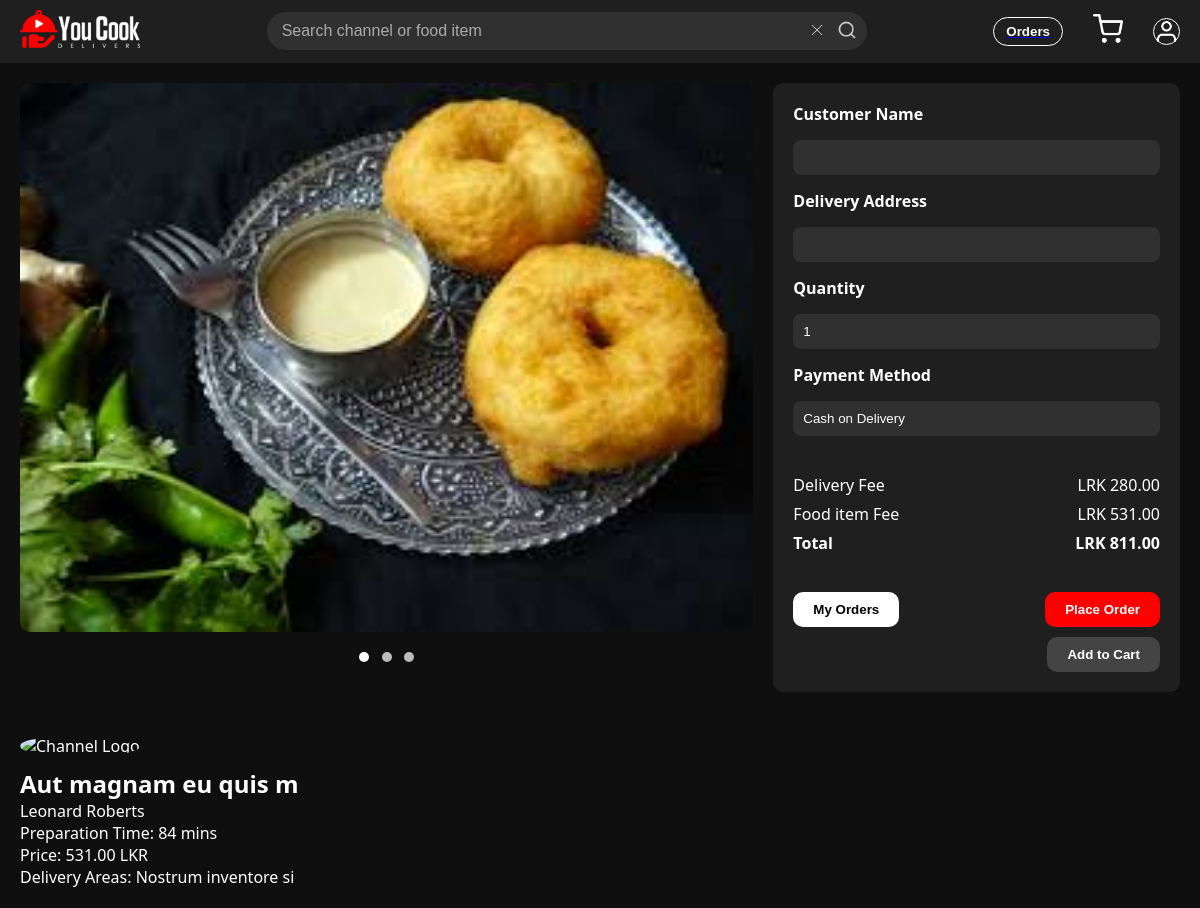
Page /placeOrder.php?recipe_id=27 on the committed database.
### tables this page shows
CREATE TABLE `recipe` (
  `Recipe_ID` int NOT NULL AUTO_INCREMENT,
  `Recipe_title` varchar(100) DEFAULT NULL,
  `Recipe_description` text,
  `ytLink` varchar(255) DEFAULT NULL,
  `Preparation_time` int DEFAULT NULL,
  `Price` decimal(10,2) DEFAULT NULL,
  `Delivery_areas` varchar(255) DEFAULT NULL,
  `thumbnail` varchar(255) DEFAULT NULL,
  `Dish_image_1` varchar(255) DEFAULT NULL,
  `Dish_image_2` varchar(255) DEFAULT NULL,
  `Dish_image_3` varchar(255) DEFAULT NULL,
  `Creator_ID` int DEFAULT NULL,
  PRIMARY KEY (`Recipe_ID`),
  KEY `Creator_ID` (`Creator_ID`),
  CONSTRAINT `Creator_ID` FOREIGN KEY (`Creator_ID`) REFERENCES `creatorregister` (`Creator_ID`)
);

CREATE TABLE `creatorregister` (
  `Creator_ID` int NOT NULL AUTO_INCREMENT,
  `Name` varchar(100) DEFAULT NULL,
  `Email` varchar(100) DEFAULT NULL,
  `Phone_number` varchar(20) DEFAULT NULL,
  `Password` varchar(100) DEFAULT NULL,
  `Channel_name` varchar(100) DEFAULT NULL,
  `Channel_link` varchar(255) DEFAULT NULL,
  `Number_of_subscribers` int DEFAULT NULL,
  `Number_of_recipes` int DEFAULT NULL,
  `Location` varchar(100) DEFAULT NULL,
  `logo` varchar(100) DEFAULT NULL,
  PRIMARY KEY (`Creator_ID`),
  UNIQUE KEY `Email` (`Email`)
);

### placeOrder.php (the view, shortened to what this page needs)
<?php
include "connection.php";
$recipe_id = $_GET['recipe_id'] ?? ($_POST['recipe_id'] ?? null);
$recipe = $viewer = null;
if ($recipe_id) {
    $stmt = $conn->prepare("SELECT * FROM Recipe r JOIN creatorRegister c ON r.Creator_ID = c.Creator_ID WHERE r.Recipe_ID = ?");
    $stmt->bind_param("i", $recipe_id);
    $stmt->execute();
    $result = $stmt->get_result();
    $recipe = $result->fetch_assoc();
}
?>
<!DOCTYPE html>
<html lang="en">
<head>
  <link rel="stylesheet" href="../YCD/css/placeOrder.css" />
</head>
<body>
<header>
  <div class="logo"><img src="../YCD/images/logo3.png" alt="You Cook Logo"/></div>
  <div class="search-bar">
    <input type="text" placeholder="Search channel or food item" />
    <button class="clear"><img src="../YCD/images/close.png" alt="Clear" /></button>
    <button class="search-btn"><img src="../YCD/images/search.png" alt="Search" /></button>
  </div>
  <div class="ordercart">
    <div class="orderBtn"><a href="orders.php"><button>Orders</button></a></div>
    <div class="cart"><a href="cart.php"><img src="../YCD/images/cart.png" alt="cart" /></a></div>
    <div class="profile"><button><img src="../YCD/images/user.png" alt="User Icon" /></button></div>
  </div>
</header>
<main>
  <section class="main-section">
    <div class="left-section">
      <div class="slideshow-container">
        <?php for ($i = 1; $i <= 3; $i++): ?>
          <?php if (!empty($recipe["Dish_image_$i"])): ?>
            <div class="slide fade"><img src="<?= htmlspecialchars($recipe["Dish_image_$i"]) ?>" /></div>
          <?php endif; ?>
        <?php endfor; ?>
        <div class="dots">
          <?php for ($i = 1; $i <= 3; $i++): ?>
            <?php if (!empty($recipe["Dish_image_$i"])): ?>
              <span class="dot" onclick="currentSlide(<?= $i ?>)"></span>
            <?php endif; ?>
          <?php endfor; ?>
        </div>
      </div>
      <div class="video-details">
        <div class="channel-logo">
          <img src="<?= htmlspecialchars($recipe['logo']) ?>" alt="Channel Logo" />
        </div>
        <div class="video-info">
          <h2><?= htmlspecialchars($recipe['Recipe_title']) ?></h2>
          <p><?= htmlspecialchars($recipe['Channel_name']) ?></p>
          <p>Preparation Time: <?= $recipe['Preparation_time'] ?> mins</p>
          <p>Price: <span id="itemPrice"><?= $recipe['Price'] ?></span> LKR</p>
          <p>Delivery Areas: <?= htmlspecialchars($recipe['Delivery_areas']) ?></p>
        </div>
      </div>
    </div>
    <div class="right-section">
      <form class="order-form" method="POST" onsubmit="return confirmOrder()" id="orderForm">
        <label>Customer Name</label>
        <input type="text" value="<?= htmlspecialchars($viewer['Name'] ?? '') ?>" disabled />
        <label>Delivery Address</label>
        <input type="text" value="<?= htmlspecialchars($viewer['Address'] ?? '') ?>" disabled />
        <label>Quantity</label>
        <select id="quantity" name="quantity" onchange="calculateTotal()">
          <option value="1" selected>1</option>
        </select>
        <label>Payment Method</label>
        <input type="text" value="Cash on Delivery" disabled />
        <div class="price-summary">
          <p>Delivery Fee <span>LRK 280.00</span></p>
          <p>Food item Fee <span id="foodItemFee">LRK <?= number_format($recipe['Price'], 2) ?></span></p>
          <p><strong>Total</strong> <strong id="totalFee">LRK <?= number_format($recipe['Price'] + 280, 2) ?></strong></p>
        </div>
        <div class="form-buttons" style="display: flex; justify-content: space-between; align-items: center; gap: 10px;">
          <div>
            <button type="button" class="my-orders-btn" onclick="window.location.href='orders.php'">My Orders</button>
          </div>
          <div style="display: flex; gap: 10px;">
            <button type="submit" class="place-order-btn">Place Order</button>
          </div>
        </div>
      </form>
      <form method="POST" action="addToCart.php" style="margin-top: 10px; text-align: right;">
        <button type="submit" class="place-order-btn" style="background: #444;">Add to Cart</button>
      </form>
    </div>
  </section>
</main>
</body>
</html>

### css/placeOrder.css (style rules this page uses)
* { margin: 0; padding: 0; box-sizing: border-box; }
body { font-family: "Segoe UI", sans-serif; background-color: #0f0f0f; color: #fff; }
header { display: flex; justify-content: space-between; align-items: center; background-color: #1f1f1f; padding: 10px 20px; position: sticky; top: 0; z-index: 100; }
.logo img { width: 120px; }
.search-bar { display: flex; align-items: center; flex: 1; max-width: 600px; margin: 0 20px; position: relative; }
.search-bar input { width: 100%; padding: 10px 40px 10px 15px; border: none; border-radius: 20px; font-size: 1rem; background-color: #303030; color: #fff; }
.search-bar input::placeholder { color: #aaa; }
.search-bar .search-btn, .search-bar .clear { position: absolute; background: none; border: none; cursor: pointer; padding: 5px; }
.search-bar .clear { right: 35px; }
.search-bar .search-btn { right: 5px; }
.search-bar img { width: 20px; height: 20px; }
.orderBtn button { background-color: transparent; color: white; padding: 6px 12px; border: 1px solid #fff; border-radius: 20px; font-weight: bold; display: flex; align-items: center; gap: 5px; cursor: pointer; }
.profile button { background-color: transparent; color: white; border: 1px solid #fff; border-radius: 20px; font-weight: bold; display: flex; align-items: center; gap: 5px; cursor: pointer; }
.profile img { width: 25px; height: 25px; }
.cart img { width: 30px; height: 30px; }
.ordercart { display: flex; align-items: center; gap: 30px; }
.main-section { display: flex; gap: 20px; padding: 20px; }
.slideshow-container { flex: 2; position: relative; max-width: 100%; overflow: hidden; border-radius: 10px; }
.slide { display:none; }
.slide img { width: 100%; border-radius: 10px; }
.fade { animation: fade 1s ease-in-out; }
.dots { text-align: center; position: relative; bottom: 10px; width: 100%; padding: 18px 0; }
.dot { height: 10px; width: 10px; margin: 0 4px; background-color: #bbb; border-radius: 50%; display: inline-block; cursor: pointer; }
.dot.active { background-color: #fff; }
.video-details { flex: 1; margin-top: 20px; }
.channel-logo img { width: 60px; border-radius: 50%; margin-bottom: 10px; }
.main-section { display: flex; justify-content: space-between; align-items: flex-start; gap: 20px; padding: 20px; }
.left-section { flex: 2; display: flex; flex-direction: column; gap: 20px; }
.right-section { background-color: #1f1f1f; flex: 1; padding: 20px; border-radius: 10px; }
.order-form { display: flex; flex-direction: column; gap: 15px; }
.order-form label { font-weight: bold; }
.order-form input, .order-form select { padding: 10px; background-color: #303030; border: none; border-radius: 8px; color: #fff; }
.order-form select { appearance: none; }
.price-summary { margin-top: 20px; line-height: 1.8; }
.price-summary p { display: flex; justify-content: space-between; }
.form-buttons { display: flex; gap: 20px; margin-top: 20px; }
.my-orders-btn { background: white; color: black; border: none; padding: 10px 20px; border-radius: 10px; font-weight: bold; cursor: pointer; }
.place-order-btn { background: red; color: white; border: none; padding: 10px 20px; border-radius: 10px; font-weight: bold; cursor: pointer; }

### rows in the picture
recipe: Dish_image_1 (picture), Recipe_title "Aut magnam eu quis m", Creator_ID.Channel_name "Leonard Roberts", Preparation_time "84", Price "531.00", Delivery_areas "Nostrum inventore si"
